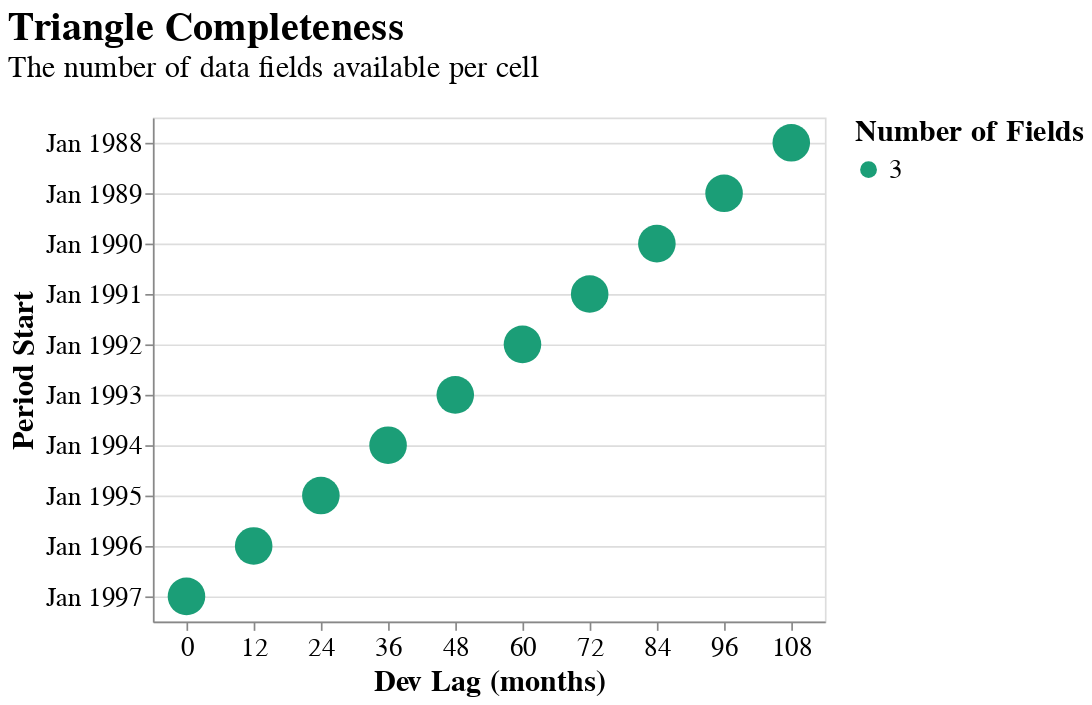

Notebook code for this chart:
### Markdown cell above
### Slicing

### Code cell
dev_tri.right_edge.plot_data_completeness()

### Figure 1 — Vega-Lite specification as saved in the notebook (floating-point values rounded to 4 significant figures)
{"autosize": {"contains": "content", "resize": true}, "config": {"style": {"group-title": {"fontSize": 24}, "group-subtitle": {"fontSize": 18}, "guide-label": {"fontSize": 16, "font": "sans-serif"}, "guide-title": {"fontSize": 18, "font": "sans-serif"}}, "mark": {"color": "#1f8fff"}, "title": {"anchor": "start", "offset": 20}, "legend": {"orient": "right", "titleAnchor": "start", "layout": {"direction": "vertical"}, "labelFontSize": 16.0, "titleFontSize": 18.0}, "axis": {"labelFontSize": 16.0, "titleFontSize": 18.0}}, "data": {"values": [{"period_start": "1988-01-01T00:00:00", "period_end": "1988-12-31T00:00:00", "evaluation_date": "1997-12-31T00:00:00", "dev_lag": 108.0, "Number of Fields": 3, "Fields": "Paid Loss ($3,912,000), Reported Loss ($3,917,000), Earned Premium ($5,812,000)"}, {"period_start": "1989-01-01T00:00:00", "period_end": "1989-12-31T00:00:00", "evaluation_date": "1997-12-31T00:00:00", "dev_lag": 96.0, "Number of Fields": 3, "Fields": "Paid Loss ($2,531,000), Reported Loss ($2,538,000), Earned Premium ($4,908,000)"}, {"period_start": "1990-01-01T00:00:00", "period_end": "1990-12-31T00:00:00", "evaluation_date": "1997-12-31T00:00:00", "dev_lag": 84.0, "Number of Fields": 3, "Fields": "Paid Loss ($4,155,000), Reported Loss ($4,170,000), Earned Premium ($5,454,000)"}, {"period_start": "1991-01-01T00:00:00", "period_end": "1991-12-31T00:00:00", "evaluation_date": "1997-12-31T00:00:00", "dev_lag": 72.0, "Number of Fields": 3, "Fields": "Paid Loss ($4,332,000), Reported Loss ($4,343,000), Earned Premium ($5,165,000)"}, {"period_start": "1992-01-01T00:00:00", "period_end": "1992-12-31T00:00:00", "evaluation_date": "1997-12-31T00:00:00", "dev_lag": 60.0, "Number of Fields": 3, "Fields": "Paid Loss ($3,491,000), Reported Loss ($3,563,000), Earned Premium ($5,214,000)"}, {"period_start": "1993-01-01T00:00:00", "period_end": "1993-12-31T00:00:00", "evaluation_date": "1997-12-31T00:00:00", "dev_lag": 48.0, "Number of Fields": 3, "Fields": "Paid Loss ($3,034,000), Reported Loss ($3,190,000), Earned Premium ($5,230,000)"}, {"period_start": "1994-01-01T00:00:00", "period_end": "1994-12-31T00:00:00", "evaluation_date": "1997-12-31T00:00:00", "dev_lag": 36.0, "Number of Fields": 3, "Fields": "Paid Loss ($4,714,000), Reported Loss ($5,176,000), Earned Premium ($4,992,000)"}, {"period_start": "1995-01-01T00:00:00", "period_end": "1995-12-31T00:00:00", "evaluation_date": "1997-12-31T00:00:00", "dev_lag": 24.0, "Number of Fields": 3, "Fields": "Paid Loss ($2,607,000), Reported Loss ($3,382,000), Earned Premium ($5,466,000)"}, {"period_start": "1996-01-01T00:00:00", "period_end": "1996-12-31T00:00:00", "evaluation_date": "1997-12-31T00:00:00", "dev_lag": 12.0, "Number of Fields": 3, "Fields": "Paid Loss ($2,412,000), Reported Loss ($3,307,000), Earned Premium ($5,226,000)"}, {"period_start": "1997-01-01T00:00:00", "period_end": "1997-12-31T00:00:00", "evaluation_date": "1997-12-31T00:00:00", "dev_lag": 0.0, "Number of Fields": 3, "Fields": "Paid Loss ($1,413,000), Reported Loss ($2,203,000), Earned Premium ($4,962,000)"}]}, "mark": {"type": "circle", "opacity": 1, "size": 500.0}, "encoding": {"color": {"condition": {"param": "param_21", "field": "Number of Fields", "scale": {"scheme": "dark2"}, "type": "nominal"}, "value": "lightgray"}, "tooltip": [{"field": "period_start", "title": "Period Start", "type": "temporal"}, {"field": "period_end", "title": "Period End", "type": "temporal"}, {"field": "evaluation_date", "title": "Evaluation Date", "type": "temporal"}, {"field": "dev_lag", "title": "Dev Lag (months)", "type": "nominal"}, {"field": "Fields", "type": "nominal"}], "x": {"axis": {"labelAngle": 0}, "field": "dev_lag", "scale": {"zero": true}, "title": "Dev Lag (months)", "type": "nominal"}, "y": {"field": "period_start", "scale": {"padding": 15, "reverse": true}, "timeUnit": "yearmonth", "title": "Period Start", "type": "temporal"}}, "height": 300, "params": [{"name": "param_21", "select": {"type": "point"}}, {"name": "param_22", "select": {"type": "interval", "encodings": ["x", "y"]}, "bind": "scales"}], "title": {"text": "Triangle Completeness", "subtitle": "The number of data fields available per cell"}, "width": 400, "$schema": "https://vega.github.io/schema/vega-lite/v5.20.1.json"}
